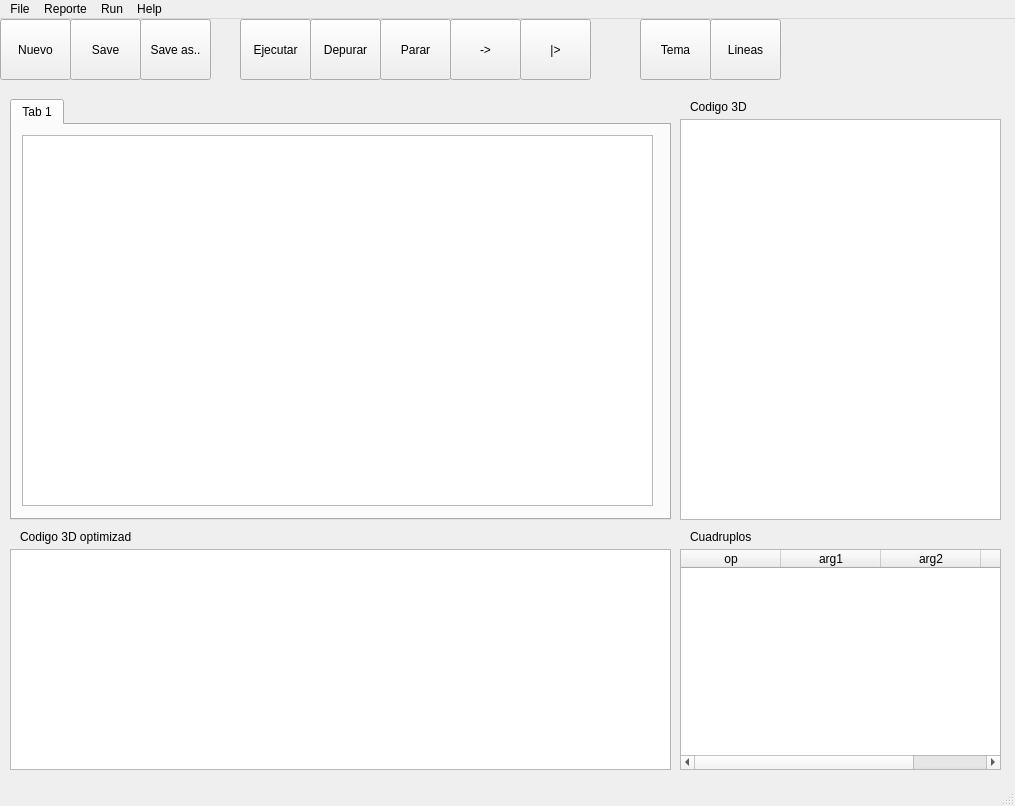
<?xml version="1.0" encoding="UTF-8"?>
<ui version="4.0">
 <class>MainWindow</class>
 <widget class="QMainWindow" name="MainWindow">
  <property name="geometry">
   <rect>
    <x>0</x>
    <y>0</y>
    <width>1015</width>
    <height>806</height>
   </rect>
  </property>
  <property name="windowTitle">
   <string>MinorC</string>
  </property>
  <widget class="QWidget" name="centralwidget">
   <widget class="QPushButton" name="new_file">
    <property name="geometry">
     <rect>
      <x>0</x>
      <y>0</y>
      <width>71</width>
      <height>61</height>
     </rect>
    </property>
    <property name="text">
     <string>Nuevo</string>
    </property>
   </widget>
   <widget class="QPushButton" name="save_file">
    <property name="geometry">
     <rect>
      <x>70</x>
      <y>0</y>
      <width>71</width>
      <height>61</height>
     </rect>
    </property>
    <property name="text">
     <string>Save</string>
    </property>
   </widget>
   <widget class="QPushButton" name="save_file_as">
    <property name="geometry">
     <rect>
      <x>140</x>
      <y>0</y>
      <width>71</width>
      <height>61</height>
     </rect>
    </property>
    <property name="text">
     <string>Save as..</string>
    </property>
   </widget>
   <widget class="QPushButton" name="ejecutar">
    <property name="geometry">
     <rect>
      <x>240</x>
      <y>0</y>
      <width>71</width>
      <height>61</height>
     </rect>
    </property>
    <property name="text">
     <string>Ejecutar</string>
    </property>
   </widget>
   <widget class="QPushButton" name="depurar">
    <property name="geometry">
     <rect>
      <x>310</x>
      <y>0</y>
      <width>71</width>
      <height>61</height>
     </rect>
    </property>
    <property name="text">
     <string>Depurar</string>
    </property>
   </widget>
   <widget class="QPushButton" name="parar">
    <property name="geometry">
     <rect>
      <x>380</x>
      <y>0</y>
      <width>71</width>
      <height>61</height>
     </rect>
    </property>
    <property name="text">
     <string>Parar</string>
    </property>
   </widget>
   <widget class="QPushButton" name="step_step">
    <property name="geometry">
     <rect>
      <x>450</x>
      <y>0</y>
      <width>71</width>
      <height>61</height>
     </rect>
    </property>
    <property name="text">
     <string>-&gt;</string>
    </property>
   </widget>
   <widget class="QPushButton" name="continuar">
    <property name="geometry">
     <rect>
      <x>520</x>
      <y>0</y>
      <width>71</width>
      <height>61</height>
     </rect>
    </property>
    <property name="text">
     <string>|&gt;</string>
    </property>
   </widget>
   <widget class="QPushButton" name="tema">
    <property name="geometry">
     <rect>
      <x>640</x>
      <y>0</y>
      <width>71</width>
      <height>61</height>
     </rect>
    </property>
    <property name="text">
     <string>Tema</string>
    </property>
   </widget>
   <widget class="QPushButton" name="lineas">
    <property name="geometry">
     <rect>
      <x>710</x>
      <y>0</y>
      <width>71</width>
      <height>61</height>
     </rect>
    </property>
    <property name="text">
     <string>Lineas</string>
    </property>
   </widget>
   <widget class="QTabWidget" name="editor">
    <property name="geometry">
     <rect>
      <x>10</x>
      <y>80</y>
      <width>661</width>
      <height>421</height>
     </rect>
    </property>
    <property name="currentIndex">
     <number>0</number>
    </property>
    <widget class="QWidget" name="tab">
     <attribute name="title">
      <string>Tab 1</string>
     </attribute>
     <widget class="QPlainTextEdit" name="plainTextEdit">
      <property name="geometry">
       <rect>
        <x>10</x>
        <y>10</y>
        <width>631</width>
        <height>371</height>
       </rect>
      </property>
     </widget>
    </widget>
   </widget>
   <widget class="QLabel" name="label">
    <property name="geometry">
     <rect>
      <x>690</x>
      <y>80</y>
      <width>61</width>
      <height>16</height>
     </rect>
    </property>
    <property name="text">
     <string>Codigo 3D</string>
    </property>
   </widget>
   <widget class="QListWidget" name="codigo_3d">
    <property name="geometry">
     <rect>
      <x>680</x>
      <y>100</y>
      <width>321</width>
      <height>401</height>
     </rect>
    </property>
   </widget>
   <widget class="QPlainTextEdit" name="codigo_optimizado">
    <property name="geometry">
     <rect>
      <x>10</x>
      <y>530</y>
      <width>661</width>
      <height>221</height>
     </rect>
    </property>
    <property name="verticalScrollBarPolicy">
     <enum>Qt::ScrollBarAsNeeded</enum>
    </property>
   </widget>
   <widget class="QLabel" name="label_2">
    <property name="geometry">
     <rect>
      <x>20</x>
      <y>510</y>
      <width>111</width>
      <height>16</height>
     </rect>
    </property>
    <property name="text">
     <string>Codigo 3D optimizado</string>
    </property>
   </widget>
   <widget class="QTableWidget" name="tabla_cuadruplos">
    <property name="geometry">
     <rect>
      <x>680</x>
      <y>530</y>
      <width>321</width>
      <height>221</height>
     </rect>
    </property>
    <column>
     <property name="text">
      <string>op</string>
     </property>
    </column>
    <column>
     <property name="text">
      <string>arg1</string>
     </property>
    </column>
    <column>
     <property name="text">
      <string>arg2</string>
     </property>
    </column>
    <column>
     <property name="text">
      <string>result</string>
     </property>
    </column>
   </widget>
   <widget class="QLabel" name="label_3">
    <property name="geometry">
     <rect>
      <x>690</x>
      <y>510</y>
      <width>71</width>
      <height>16</height>
     </rect>
    </property>
    <property name="text">
     <string>Cuadruplos</string>
    </property>
   </widget>
  </widget>
  <widget class="QStatusBar" name="statusbar"/>
  <widget class="QMenuBar" name="menubar">
   <property name="geometry">
    <rect>
     <x>0</x>
     <y>0</y>
     <width>1015</width>
     <height>21</height>
    </rect>
   </property>
   <widget class="QMenu" name="menuFile">
    <property name="title">
     <string>File</string>
    </property>
    <addaction name="actionAbrir"/>
    <addaction name="actionGuardar"/>
    <addaction name="actionGuardar_como"/>
    <addaction name="actionBuscar"/>
    <addaction name="actionReemplazar"/>
   </widget>
   <widget class="QMenu" name="menuReporte">
    <property name="title">
     <string>Reporte</string>
    </property>
    <addaction name="actionArbol_Ascendente"/>
    <addaction name="actionDGA"/>
    <addaction name="actionTabla_de_Simbolos"/>
    <addaction name="actionErrores_Lexicos_y_Sintacticos"/>
   </widget>
   <widget class="QMenu" name="menuRun">
    <property name="title">
     <string>Run</string>
    </property>
    <addaction name="actionEjecutar"/>
    <addaction name="actionDebug"/>
   </widget>
   <widget class="QMenu" name="menuayuda">
    <property name="title">
     <string>Help</string>
    </property>
   </widget>
   <addaction name="menuFile"/>
   <addaction name="menuReporte"/>
   <addaction name="menuRun"/>
   <addaction name="menuayuda"/>
  </widget>
  <action name="actionEjecutar">
   <property name="text">
    <string>Ejecutar</string>
   </property>
  </action>
  <action name="actionDebug">
   <property name="text">
    <string>Debug</string>
   </property>
  </action>
  <action name="actionArbol_Ascendente">
   <property name="text">
    <string>Arbol Ascendente</string>
   </property>
  </action>
  <action name="actionDGA">
   <property name="text">
    <string>DGA</string>
   </property>
  </action>
  <action name="actionAbrir">
   <property name="text">
    <string>Abrir</string>
   </property>
  </action>
  <action name="actionGuardar">
   <property name="text">
    <string>Guardar</string>
   </property>
  </action>
  <action name="actionGuardar_como">
   <property name="text">
    <string>Guardar como..</string>
   </property>
  </action>
  <action name="actionBuscar">
   <property name="text">
    <string>Buscar</string>
   </property>
  </action>
  <action name="actionReemplazar">
   <property name="text">
    <string>Reemplazar</string>
   </property>
  </action>
  <action name="actionTabla_de_Simbolos">
   <property name="text">
    <string>Tabla de Simbolos</string>
   </property>
  </action>
  <action name="actionErrores_Lexicos_y_Sintacticos">
   <property name="text">
    <string>Errores Lexicos y Sintacticos</string>
   </property>
  </action>
 </widget>
 <resources/>
 <connections/>
</ui>
